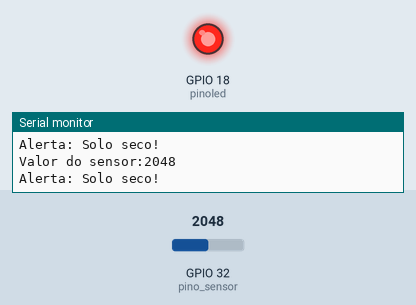
The sketch below on a simulated ESP32. Shown: output pins drawn as LEDs (lit = HIGH), the last lines printed to the serial monitor. The test bench sets the inputs (shaded band); at power-on: GPIO 32 (pino_sensor) = 2048.

Above: at 5.8 s.
5.9 s: GPIO 32 (pino_sensor) set to 23
11.9 s: GPIO 32 (pino_sensor) set to 19
At 15.3 s:
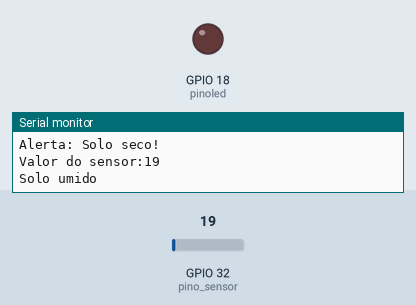
17.9 s: GPIO 32 (pino_sensor) set to 491
At 20.3 s:
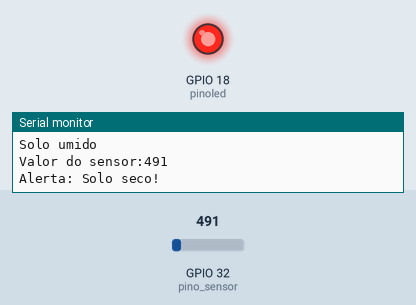
23.9 s: GPIO 32 (pino_sensor) set to 0
At 25.3 s:
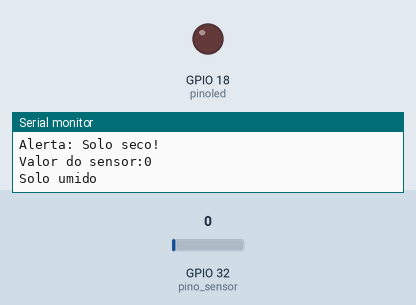
Timing chart, 0 to 26.9 s (numbered marks = the images above; inputs shaded):
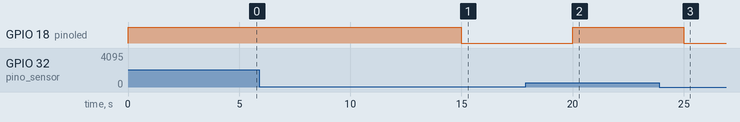

Measured:
- the behaviour switches between 21 and 20 on GPIO 32 (pino_sensor) (found by bisection; images 0 and 1)
- after the input at 11.9 s, GPIO 18 (pinoled): HIGH → LOW after 3.1 s
- after the input at 17.9 s, GPIO 18 (pinoled): LOW → HIGH after 2.1 s
- after the input at 23.9 s, GPIO 18 (pinoled): HIGH → LOW after 1.1 s

The sketch:

sketch.ino
```cpp
const int pinoled = 18;
const int pino_sensor = 32;


const int limiar_seco = 20;

void setup() {
  Serial.begin((115200));

 pinMode(pinoled, OUTPUT);
}

void loop() {
 int valor_umidade = analogRead(pino_sensor);

 Serial.print("Valor do sensor:");
 Serial.println(valor_umidade);

if(valor_umidade > limiar_seco) {
  Serial.println("Alerta: Solo seco!");
  digitalWrite(pinoled, HIGH);
}
else {
  Serial.println("Solo umido");
  digitalWrite(pinoled, LOW);
}
delay(5000);

}
```
